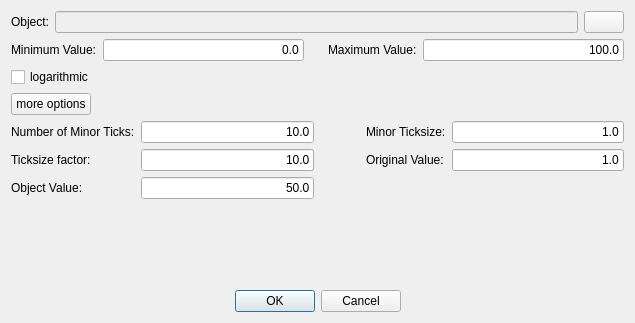
<?xml version="1.0" encoding="UTF-8"?>
<ui version="4.0">
<comment> Begin CVS Header </comment>
<comment>   $Source: /fs/turing/cvs/copasi_dev/copasi/UI/SliderSettingsDialog.ui,v $ </comment>
<comment>   $Revision: 1.17.4.1 $ </comment>
<comment>   $Name: Build-33 $ </comment>
<comment>   $Author: gauges $ </comment>
<comment>   $Date: 2011/04/20 19:33:20 $ </comment>
<comment> End CVS Header </comment>

<comment> Copyright (C) 2011 by Pedro Mendes, Virginia Tech Intellectual </comment>
<comment> Properties, Inc., University of Heidelberg, and The University </comment>
<comment> of Manchester. </comment>
<comment> All rights reserved. </comment>

<comment> Copyright (C) 2008 by Pedro Mendes, Virginia Tech Intellectual </comment>
<comment> Properties, Inc., EML Research, gGmbH, University of Heidelberg, </comment>
<comment> and The University of Manchester. </comment>
<comment> All rights reserved. </comment>

 <comment> All rights reserved. </comment>
 <class>SliderSettingsDialog</class>
 <widget class="QDialog" name="SliderSettingsDialog">
  <property name="geometry">
   <rect>
    <x>0</x>
    <y>0</y>
    <width>635</width>
    <height>323</height>
   </rect>
  </property>
  <property name="sizePolicy">
   <sizepolicy hsizetype="Preferred" vsizetype="Preferred">
    <horstretch>0</horstretch>
    <verstretch>0</verstretch>
   </sizepolicy>
  </property>
  <property name="windowTitle">
   <string>Slider Settings</string>
  </property>
  <layout class="QVBoxLayout" name="mpVerticalLayout">
   <item>
    <layout class="QHBoxLayout" name="horizontalLayout">
     <item>
      <widget class="QLabel" name="mpObjectLabel">
       <property name="sizePolicy">
        <sizepolicy hsizetype="Preferred" vsizetype="Preferred">
         <horstretch>0</horstretch>
         <verstretch>0</verstretch>
        </sizepolicy>
       </property>
       <property name="text">
        <string>Object:</string>
       </property>
       <property name="wordWrap">
        <bool>false</bool>
       </property>
      </widget>
     </item>
     <item>
      <widget class="QLineEdit" name="mpObjectNameLineEdit">
       <property name="enabled">
        <bool>false</bool>
       </property>
       <property name="sizePolicy">
        <sizepolicy hsizetype="MinimumExpanding" vsizetype="Fixed">
         <horstretch>0</horstretch>
         <verstretch>0</verstretch>
        </sizepolicy>
       </property>
       <property name="readOnly">
        <bool>true</bool>
       </property>
      </widget>
     </item>
     <item>
      <widget class="QPushButton" name="mpObjectBrowseButton">
       <property name="sizePolicy">
        <sizepolicy hsizetype="Minimum" vsizetype="Fixed">
         <horstretch>0</horstretch>
         <verstretch>0</verstretch>
        </sizepolicy>
       </property>
       <property name="minimumSize">
        <size>
         <width>30</width>
         <height>0</height>
        </size>
       </property>
       <property name="toolTip">
        <string>Select an object for the slider</string>
       </property>
       <property name="whatsThis">
        <string>Clicking this button opens a dialog that
lets the user choose the object that the 
slider will manipulate. The object has to 
represent either an integer value or a float
value.</string>
       </property>
       <property name="text">
        <string/>
       </property>
       <property name="icon">
        <iconset>
         <normaloff>icons/Copasi.ico</normaloff>icons/Copasi.ico</iconset>
       </property>
      </widget>
     </item>
    </layout>
   </item>
   <item>
    <layout class="QHBoxLayout" name="horizontalLayout_2">
     <item>
      <widget class="QLabel" name="mpMinValueLabel">
       <property name="toolTip">
        <string>Lowest value the slider can have</string>
       </property>
       <property name="whatsThis">
        <string>Here the user can enter the lowest value the slider will take.
For logarithmic sliders this has to be a positive value greater
than 0.0.</string>
       </property>
       <property name="text">
        <string>Minimum Value:</string>
       </property>
       <property name="wordWrap">
        <bool>false</bool>
       </property>
      </widget>
     </item>
     <item>
      <widget class="QLineEdit" name="mpMinValueEdit">
       <property name="sizePolicy">
        <sizepolicy hsizetype="MinimumExpanding" vsizetype="Fixed">
         <horstretch>0</horstretch>
         <verstretch>0</verstretch>
        </sizepolicy>
       </property>
       <property name="text">
        <string>0.0</string>
       </property>
       <property name="alignment">
        <set>Qt::AlignRight</set>
       </property>
      </widget>
     </item>
     <item>
      <spacer name="mpSpacer1">
       <property name="orientation">
        <enum>Qt::Horizontal</enum>
       </property>
       <property name="sizeType">
        <enum>QSizePolicy::Fixed</enum>
       </property>
       <property name="sizeHint" stdset="0">
        <size>
         <width>18</width>
         <height>20</height>
        </size>
       </property>
      </spacer>
     </item>
     <item>
      <widget class="QLabel" name="mpMaxValueLabel">
       <property name="toolTip">
        <string>Maximum value the slider will take.</string>
       </property>
       <property name="whatsThis">
        <string>Here the user can enter the maximal value that
the slider will take.</string>
       </property>
       <property name="text">
        <string>Maximum Value:</string>
       </property>
       <property name="wordWrap">
        <bool>false</bool>
       </property>
      </widget>
     </item>
     <item>
      <widget class="QLineEdit" name="mpMaxValueEdit">
       <property name="sizePolicy">
        <sizepolicy hsizetype="MinimumExpanding" vsizetype="Fixed">
         <horstretch>0</horstretch>
         <verstretch>0</verstretch>
        </sizepolicy>
       </property>
       <property name="whatsThis">
        <string/>
       </property>
       <property name="text">
        <string>100.0</string>
       </property>
       <property name="alignment">
        <set>Qt::AlignRight</set>
       </property>
      </widget>
     </item>
    </layout>
   </item>
   <item>
    <layout class="QHBoxLayout" name="horizontalLayout_3">
     <item>
      <widget class="QCheckBox" name="mpLogCheckBox">
       <property name="toolTip">
        <string>Wether slider has logarithmic scale.</string>
       </property>
       <property name="whatsThis">
        <string>If checked, the slider will have a 
logarithmic scale. Minimum
and maximum value must be 
greater than 0.0.</string>
       </property>
       <property name="text">
        <string>logarithmic</string>
       </property>
      </widget>
     </item>
     <item>
      <spacer name="mpSpacer1_2_2">
       <property name="orientation">
        <enum>Qt::Horizontal</enum>
       </property>
       <property name="sizeType">
        <enum>QSizePolicy::Fixed</enum>
       </property>
       <property name="sizeHint" stdset="0">
        <size>
         <width>200</width>
         <height>20</height>
        </size>
       </property>
      </spacer>
     </item>
    </layout>
   </item>
   <item>
    <layout class="QHBoxLayout" name="horizontalLayout_4">
     <item>
      <widget class="QPushButton" name="mpExtendedOptionsButton">
       <property name="sizePolicy">
        <sizepolicy hsizetype="Minimum" vsizetype="Fixed">
         <horstretch>0</horstretch>
         <verstretch>0</verstretch>
        </sizepolicy>
       </property>
       <property name="toolTip">
        <string>Displays or hides an extended set of options.</string>
       </property>
       <property name="whatsThis">
        <string>Clicking this button either displays or hides
some more less often needed options.</string>
       </property>
       <property name="text">
        <string>more options</string>
       </property>
      </widget>
     </item>
     <item>
      <spacer name="spacer6">
       <property name="orientation">
        <enum>Qt::Horizontal</enum>
       </property>
       <property name="sizeType">
        <enum>QSizePolicy::Expanding</enum>
       </property>
       <property name="sizeHint" stdset="0">
        <size>
         <width>423</width>
         <height>22</height>
        </size>
       </property>
      </spacer>
     </item>
    </layout>
   </item>
   <item>
    <layout class="QGridLayout" name="mpOptionsGridLayout">
     <item row="0" column="0">
      <widget class="QLabel" name="mpNumMinorTicksLabel">
       <property name="toolTip">
        <string>Number of steps for the slider.</string>
       </property>
       <property name="whatsThis">
        <string>This value determines how many steps
the slider makes from minimum to 
maximum value.</string>
       </property>
       <property name="text">
        <string>Number of Minor Ticks:</string>
       </property>
       <property name="wordWrap">
        <bool>false</bool>
       </property>
      </widget>
     </item>
     <item row="0" column="1">
      <widget class="QLineEdit" name="mpNumMinorTicksEdit">
       <property name="sizePolicy">
        <sizepolicy hsizetype="MinimumExpanding" vsizetype="Fixed">
         <horstretch>0</horstretch>
         <verstretch>0</verstretch>
        </sizepolicy>
       </property>
       <property name="text">
        <string>10.0</string>
       </property>
       <property name="alignment">
        <set>Qt::AlignRight</set>
       </property>
      </widget>
     </item>
     <item row="0" column="2">
      <spacer name="mpSpacer1_2">
       <property name="orientation">
        <enum>Qt::Horizontal</enum>
       </property>
       <property name="sizeType">
        <enum>QSizePolicy::Fixed</enum>
       </property>
       <property name="sizeHint" stdset="0">
        <size>
         <width>40</width>
         <height>20</height>
        </size>
       </property>
      </spacer>
     </item>
     <item row="0" column="3">
      <widget class="QLabel" name="mpMinorTickSizeLabel">
       <property name="toolTip">
        <string>Value change corresponding to a minor step</string>
       </property>
       <property name="whatsThis">
        <string>This value signifies the value change that
corresponds to one minor step on the slider.
The user can either set this directly or indirectly
when setting the &quot;Number of Minor Ticks&quot;.</string>
       </property>
       <property name="text">
        <string>Minor Ticksize:</string>
       </property>
       <property name="wordWrap">
        <bool>false</bool>
       </property>
      </widget>
     </item>
     <item row="0" column="4">
      <widget class="QLineEdit" name="mpMinorTickSizeEdit">
       <property name="sizePolicy">
        <sizepolicy hsizetype="MinimumExpanding" vsizetype="Fixed">
         <horstretch>0</horstretch>
         <verstretch>0</verstretch>
        </sizepolicy>
       </property>
       <property name="text">
        <string>1.0</string>
       </property>
       <property name="alignment">
        <set>Qt::AlignRight</set>
       </property>
      </widget>
     </item>
     <item row="1" column="0">
      <widget class="QLabel" name="mpMinorMajorFactorLabel">
       <property name="toolTip">
        <string>how many minor ticks make a major tick</string>
       </property>
       <property name="whatsThis">
        <string>This value determines how many minor 
ticks make up a major tick. Minor ticks
are small steps on the slider whereas major
ticks are larger steps.
The user can make a minor step via the cursor
keys and a major step via the page up/down keys.</string>
       </property>
       <property name="text">
        <string>Ticksize factor:</string>
       </property>
       <property name="wordWrap">
        <bool>false</bool>
       </property>
      </widget>
     </item>
     <item row="1" column="1">
      <widget class="QLineEdit" name="mpMinorMajorFactorEdit">
       <property name="sizePolicy">
        <sizepolicy hsizetype="MinimumExpanding" vsizetype="Fixed">
         <horstretch>0</horstretch>
         <verstretch>0</verstretch>
        </sizepolicy>
       </property>
       <property name="text">
        <string>10.0</string>
       </property>
       <property name="alignment">
        <set>Qt::AlignRight</set>
       </property>
      </widget>
     </item>
     <item row="1" column="2">
      <spacer name="mpSpacer1_3">
       <property name="orientation">
        <enum>Qt::Horizontal</enum>
       </property>
       <property name="sizeType">
        <enum>QSizePolicy::Fixed</enum>
       </property>
       <property name="sizeHint" stdset="0">
        <size>
         <width>40</width>
         <height>20</height>
        </size>
       </property>
      </spacer>
     </item>
     <item row="1" column="3">
      <widget class="QLabel" name="mpOriginalValueLabel">
       <property name="toolTip">
        <string>Value change corresponding to a minor step</string>
       </property>
       <property name="whatsThis">
        <string>This value signifies the value change that
corresponds to one minor step on the slider.
The user can either set this directly or indirectly
when setting the &quot;Number of Minor Ticks&quot;.</string>
       </property>
       <property name="text">
        <string>Original Value:</string>
       </property>
       <property name="wordWrap">
        <bool>false</bool>
       </property>
      </widget>
     </item>
     <item row="1" column="4">
      <widget class="QLineEdit" name="mpOriginalValueEdit">
       <property name="sizePolicy">
        <sizepolicy hsizetype="MinimumExpanding" vsizetype="Fixed">
         <horstretch>0</horstretch>
         <verstretch>0</verstretch>
        </sizepolicy>
       </property>
       <property name="text">
        <string>1.0</string>
       </property>
       <property name="alignment">
        <set>Qt::AlignRight</set>
       </property>
      </widget>
     </item>
     <item row="2" column="0">
      <widget class="QLabel" name="mpObjectValueLabel">
       <property name="toolTip">
        <string>The value of the underlying object.</string>
       </property>
       <property name="whatsThis">
        <string>Here the user can change the actual value of the object
when editing or creating a slider.</string>
       </property>
       <property name="text">
        <string>Object Value:</string>
       </property>
       <property name="wordWrap">
        <bool>false</bool>
       </property>
       <property name="margin">
        <number>0</number>
       </property>
      </widget>
     </item>
     <item row="2" column="1">
      <widget class="QLineEdit" name="mpObjectValueEdit">
       <property name="sizePolicy">
        <sizepolicy hsizetype="MinimumExpanding" vsizetype="Fixed">
         <horstretch>0</horstretch>
         <verstretch>0</verstretch>
        </sizepolicy>
       </property>
       <property name="text">
        <string>50.0</string>
       </property>
       <property name="alignment">
        <set>Qt::AlignRight</set>
       </property>
      </widget>
     </item>
     <item row="2" column="2" colspan="3">
      <spacer name="mpSpacer1_3_2">
       <property name="orientation">
        <enum>Qt::Horizontal</enum>
       </property>
       <property name="sizeType">
        <enum>QSizePolicy::Expanding</enum>
       </property>
       <property name="sizeHint" stdset="0">
        <size>
         <width>238</width>
         <height>20</height>
        </size>
       </property>
      </spacer>
     </item>
    </layout>
   </item>
   <item>
    <spacer name="verticalSpacer">
     <property name="orientation">
      <enum>Qt::Vertical</enum>
     </property>
     <property name="sizeHint" stdset="0">
      <size>
       <width>20</width>
       <height>1</height>
      </size>
     </property>
    </spacer>
   </item>
   <item>
    <layout class="QHBoxLayout" name="horizontalLayout_5">
     <item>
      <spacer name="horizontalSpacer">
       <property name="orientation">
        <enum>Qt::Horizontal</enum>
       </property>
       <property name="sizeHint" stdset="0">
        <size>
         <width>38</width>
         <height>20</height>
        </size>
       </property>
      </spacer>
     </item>
     <item>
      <widget class="QPushButton" name="mpOkButton">
       <property name="sizePolicy">
        <sizepolicy hsizetype="Minimum" vsizetype="Fixed">
         <horstretch>0</horstretch>
         <verstretch>0</verstretch>
        </sizepolicy>
       </property>
       <property name="text">
        <string>OK</string>
       </property>
       <property name="default">
        <bool>true</bool>
       </property>
      </widget>
     </item>
     <item>
      <widget class="QPushButton" name="mpCancelButton">
       <property name="sizePolicy">
        <sizepolicy hsizetype="Minimum" vsizetype="Fixed">
         <horstretch>0</horstretch>
         <verstretch>0</verstretch>
        </sizepolicy>
       </property>
       <property name="text">
        <string>Cancel</string>
       </property>
      </widget>
     </item>
     <item>
      <spacer name="horizontalSpacer_3">
       <property name="orientation">
        <enum>Qt::Horizontal</enum>
       </property>
       <property name="sizeHint" stdset="0">
        <size>
         <width>40</width>
         <height>20</height>
        </size>
       </property>
      </spacer>
     </item>
    </layout>
   </item>
  </layout>
 </widget>
 <layoutdefault spacing="6" margin="11"/>
 <pixmapfunction>qPixmapFromMimeSource</pixmapfunction>
 <tabstops>
  <tabstop>mpObjectNameLineEdit</tabstop>
  <tabstop>mpObjectBrowseButton</tabstop>
  <tabstop>mpMinValueEdit</tabstop>
  <tabstop>mpMaxValueEdit</tabstop>
  <tabstop>mpLogCheckBox</tabstop>
  <tabstop>mpExtendedOptionsButton</tabstop>
  <tabstop>mpOkButton</tabstop>
  <tabstop>mpCancelButton</tabstop>
 </tabstops>
 <includes>
  <include location="global">vector</include>
 </includes>
 <resources>
  <include location="Resources.qrc"/>
 </resources>
 <connections>
  <connection>
   <sender>mpCancelButton</sender>
   <signal>clicked()</signal>
   <receiver>SliderSettingsDialog</receiver>
   <slot>cancelButtonPressed()</slot>
   <hints>
    <hint type="sourcelabel">
     <x>20</x>
     <y>20</y>
    </hint>
    <hint type="destinationlabel">
     <x>20</x>
     <y>20</y>
    </hint>
   </hints>
  </connection>
  <connection>
   <sender>mpOkButton</sender>
   <signal>clicked()</signal>
   <receiver>SliderSettingsDialog</receiver>
   <slot>okButtonPressed()</slot>
   <hints>
    <hint type="sourcelabel">
     <x>20</x>
     <y>20</y>
    </hint>
    <hint type="destinationlabel">
     <x>20</x>
     <y>20</y>
    </hint>
   </hints>
  </connection>
  <connection>
   <sender>mpMinValueEdit</sender>
   <signal>lostFocus()</signal>
   <receiver>SliderSettingsDialog</receiver>
   <slot>minValueChanged()</slot>
   <hints>
    <hint type="sourcelabel">
     <x>20</x>
     <y>20</y>
    </hint>
    <hint type="destinationlabel">
     <x>20</x>
     <y>20</y>
    </hint>
   </hints>
  </connection>
  <connection>
   <sender>mpMinValueEdit</sender>
   <signal>textChanged(QString)</signal>
   <receiver>SliderSettingsDialog</receiver>
   <slot>minValueTextChanged()</slot>
   <hints>
    <hint type="sourcelabel">
     <x>20</x>
     <y>20</y>
    </hint>
    <hint type="destinationlabel">
     <x>20</x>
     <y>20</y>
    </hint>
   </hints>
  </connection>
  <connection>
   <sender>mpMaxValueEdit</sender>
   <signal>lostFocus()</signal>
   <receiver>SliderSettingsDialog</receiver>
   <slot>maxValueChanged()</slot>
   <hints>
    <hint type="sourcelabel">
     <x>20</x>
     <y>20</y>
    </hint>
    <hint type="destinationlabel">
     <x>20</x>
     <y>20</y>
    </hint>
   </hints>
  </connection>
  <connection>
   <sender>mpMaxValueEdit</sender>
   <signal>textChanged(QString)</signal>
   <receiver>SliderSettingsDialog</receiver>
   <slot>maxValueTextChanged()</slot>
   <hints>
    <hint type="sourcelabel">
     <x>20</x>
     <y>20</y>
    </hint>
    <hint type="destinationlabel">
     <x>20</x>
     <y>20</y>
    </hint>
   </hints>
  </connection>
  <connection>
   <sender>mpLogCheckBox</sender>
   <signal>toggled(bool)</signal>
   <receiver>SliderSettingsDialog</receiver>
   <slot>logCheckBoxToggled(bool)</slot>
   <hints>
    <hint type="sourcelabel">
     <x>20</x>
     <y>20</y>
    </hint>
    <hint type="destinationlabel">
     <x>20</x>
     <y>20</y>
    </hint>
   </hints>
  </connection>
  <connection>
   <sender>mpMinValueEdit</sender>
   <signal>returnPressed()</signal>
   <receiver>SliderSettingsDialog</receiver>
   <slot>minValueChanged()</slot>
   <hints>
    <hint type="sourcelabel">
     <x>20</x>
     <y>20</y>
    </hint>
    <hint type="destinationlabel">
     <x>20</x>
     <y>20</y>
    </hint>
   </hints>
  </connection>
  <connection>
   <sender>mpExtendedOptionsButton</sender>
   <signal>clicked()</signal>
   <receiver>SliderSettingsDialog</receiver>
   <slot>extendedOptionsClicked()</slot>
   <hints>
    <hint type="sourcelabel">
     <x>20</x>
     <y>20</y>
    </hint>
    <hint type="destinationlabel">
     <x>20</x>
     <y>20</y>
    </hint>
   </hints>
  </connection>
  <connection>
   <sender>mpObjectBrowseButton</sender>
   <signal>clicked()</signal>
   <receiver>SliderSettingsDialog</receiver>
   <slot>browseButtonPressed()</slot>
   <hints>
    <hint type="sourcelabel">
     <x>20</x>
     <y>20</y>
    </hint>
    <hint type="destinationlabel">
     <x>20</x>
     <y>20</y>
    </hint>
   </hints>
  </connection>
  <connection>
   <sender>mpNumMinTicksEdit</sender>
   <signal>textChanged(QString)</signal>
   <receiver>SliderSettingsDialog</receiver>
   <slot>numTicksValueTextChanged()</slot>
   <hints>
    <hint type="sourcelabel">
     <x>20</x>
     <y>20</y>
    </hint>
    <hint type="destinationlabel">
     <x>20</x>
     <y>20</y>
    </hint>
   </hints>
  </connection>
  <connection>
   <sender>mpNumMinTicksEdit</sender>
   <signal>lostFocus()</signal>
   <receiver>SliderSettingsDialog</receiver>
   <slot>numMinorTicksChanged()</slot>
   <hints>
    <hint type="sourcelabel">
     <x>20</x>
     <y>20</y>
    </hint>
    <hint type="destinationlabel">
     <x>20</x>
     <y>20</y>
    </hint>
   </hints>
  </connection>
  <connection>
   <sender>mpMinorTickSizeEdit</sender>
   <signal>textChanged(QString)</signal>
   <receiver>SliderSettingsDialog</receiver>
   <slot>tickSizeTextChanged()</slot>
   <hints>
    <hint type="sourcelabel">
     <x>20</x>
     <y>20</y>
    </hint>
    <hint type="destinationlabel">
     <x>20</x>
     <y>20</y>
    </hint>
   </hints>
  </connection>
  <connection>
   <sender>mpMinorTickSizeEdit</sender>
   <signal>lostFocus()</signal>
   <receiver>SliderSettingsDialog</receiver>
   <slot>minorTickSizeChanged()</slot>
   <hints>
    <hint type="sourcelabel">
     <x>20</x>
     <y>20</y>
    </hint>
    <hint type="destinationlabel">
     <x>20</x>
     <y>20</y>
    </hint>
   </hints>
  </connection>
  <connection>
   <sender>mpMinorMajorFactorEdit</sender>
   <signal>lostFocus()</signal>
   <receiver>SliderSettingsDialog</receiver>
   <slot>minorMajorFactorChanged()</slot>
   <hints>
    <hint type="sourcelabel">
     <x>20</x>
     <y>20</y>
    </hint>
    <hint type="destinationlabel">
     <x>20</x>
     <y>20</y>
    </hint>
   </hints>
  </connection>
  <connection>
   <sender>mpOriginalValueEdit</sender>
   <signal>textChanged(QString)</signal>
   <receiver>SliderSettingsDialog</receiver>
   <slot>origValueTextChanged()</slot>
   <hints>
    <hint type="sourcelabel">
     <x>20</x>
     <y>20</y>
    </hint>
    <hint type="destinationlabel">
     <x>20</x>
     <y>20</y>
    </hint>
   </hints>
  </connection>
  <connection>
   <sender>mpOriginalValueEdit</sender>
   <signal>lostFocus()</signal>
   <receiver>SliderSettingsDialog</receiver>
   <slot>originalValueChanged()</slot>
   <hints>
    <hint type="sourcelabel">
     <x>20</x>
     <y>20</y>
    </hint>
    <hint type="destinationlabel">
     <x>20</x>
     <y>20</y>
    </hint>
   </hints>
  </connection>
  <connection>
   <sender>mpObjectValueEdit</sender>
   <signal>textChanged(QString)</signal>
   <receiver>SliderSettingsDialog</receiver>
   <slot>valueTextChanged()</slot>
   <hints>
    <hint type="sourcelabel">
     <x>20</x>
     <y>20</y>
    </hint>
    <hint type="destinationlabel">
     <x>20</x>
     <y>20</y>
    </hint>
   </hints>
  </connection>
  <connection>
   <sender>mpObjectValueEdit</sender>
   <signal>lostFocus()</signal>
   <receiver>SliderSettingsDialog</receiver>
   <slot>objectValueChanged()</slot>
   <hints>
    <hint type="sourcelabel">
     <x>20</x>
     <y>20</y>
    </hint>
    <hint type="destinationlabel">
     <x>20</x>
     <y>20</y>
    </hint>
   </hints>
  </connection>
 </connections>
</ui>
